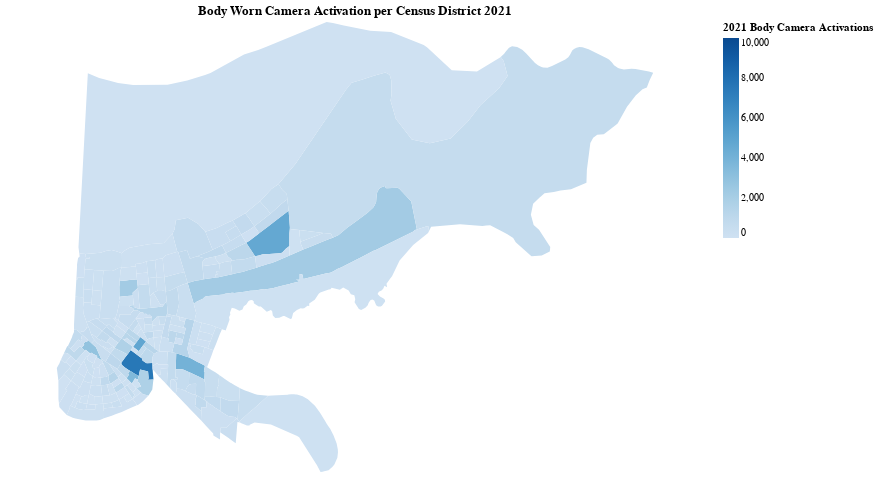

Here is the notebook cell this chart was saved with:
### Code cell
noBWCmap = alt.Chart(sortedbwcCTmerge).mark_geoshape().encode(
    color=alt.Color('Activation Count:Q',
      legend=alt.Legend(title='2021 Body Camera Activations'),
      scale=alt.Scale(scheme='blues',
        domain=[0,10000])),
    tooltip=[alt.Tooltip('NAME',title='Census Tract'),
      alt.Tooltip('Activation Count',title='Activation Count')]
).project(
   type='conicConformal',
    parallels=[31 + 10 / 60, 32 + 40 / 60],
    rotate=[92 + 30 / 60, 0],
).properties(
    title='Body Worn Camera Activation per Census District 2021',
    width=700,
    height=450
).configure_view(
    strokeWidth=1
)

noBWCmap

### Figure 1 — Vega-Lite specification as saved in the notebook (floating-point values rounded to 4 significant figures; data arrays with more than 128 entries replaced by an {"elided": "..."} marker saying what was removed)
{"config": {"view": {"continuousWidth": 400, "continuousHeight": 300, "strokeWidth": 1}}, "data": {"name": "data-375d7c3bcaa80aff4d6868c4fdf9c9f2"}, "mark": "geoshape", "encoding": {"color": {"field": "Activation Count", "legend": {"title": "2021 Body Camera Activations"}, "scale": {"domain": [0, 10000], "scheme": "blues"}, "type": "quantitative"}, "tooltip": [{"field": "NAME", "title": "Census Tract", "type": "nominal"}, {"field": "Activation Count", "title": "Activation Count", "type": "quantitative"}]}, "height": 450, "projection": {"parallels": [31.17, 32.67], "rotate": [92.5, 0], "type": "conicConformal"}, "title": "Body Worn Camera Activation per Census District 2021", "width": 700, "$schema": "https://vega.github.io/schema/vega-lite/v4.17.0.json", "datasets": {"data-375d7c3bcaa80aff4d6868c4fdf9c9f2": {"elided": "184 records"}}}
